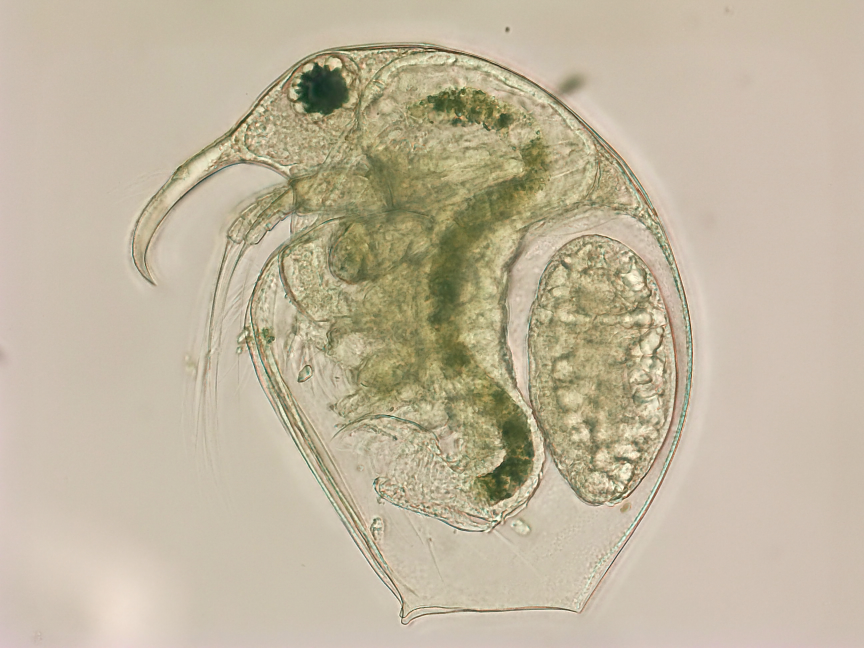
#> input picture images/Bosmina longirostris 1.jpg, 2592 x 1944 px (shown at 1/3 size); its folder holds 4 pictures in this run
$ python analysis.py
#> lines starting #> are read from the running program, lines starting #| are printed output that depends on the picture
"""SIFT matching for Bosmina images. Exported from plankton_sift.ipynb."""

# 1. Импорты и параметры эксперимента


from itertools import combinations
from pathlib import Path
import json

import cv2
import matplotlib.pyplot as plt
import numpy as np
import pandas as pd
from IPython.display import display

# Запускайте ноутбук из корня репозитория (рядом с папкой images/).
PROJECT_DIR = Path.cwd()
IMAGE_DIR = PROJECT_DIR / "images"
RESULTS_DIR = PROJECT_DIR / "results"
RESULTS_DIR.mkdir(exist_ok=True)

MAX_IMAGE_SIDE = 1400
SIFT_FEATURE_LIMIT = 3000
CONTRAST_THRESHOLD = 0.025
EDGE_THRESHOLD = 12
SIFT_SIGMA = 1.6
LOWE_RATIO = 0.75
RANSAC_THRESHOLD_PX = 5.0
MAX_DISPLAY_POINTS = 30

cv2.setRNGSeed(42)
plt.rcParams["font.family"] = "DejaVu Sans"


# 2. Загрузка и подготовка изображений


image_paths = sorted(IMAGE_DIR.glob("*.jpg"))
if len(image_paths) < 2:
    raise FileNotFoundError(
        f"В {IMAGE_DIR} должно быть минимум два JPG-изображения. "
        "Запустите ноутбук из корня проекта."
    )

images_bgr = []
images_gray = []
original_sizes = []
scales = []

for image_path in image_paths:
    image = cv2.imread(str(image_path))
#> image is the input picture: shape (1944, 2592, 3); mean B, G, R 159.2, 182.3, 193.3
    if image is None:
        raise ValueError(f"Не удалось прочитать изображение: {image_path}")

    height, width = image.shape[:2]
#> height = 1944; width = 2592
    scale = min(1.0, MAX_IMAGE_SIDE / max(height, width))
#> scale = 0.54
    resized_width = round(width * scale)
#> resized_width = 1400
    resized_height = round(height * scale)
#> resized_height = 1050

    if scale < 1.0:
        image = cv2.resize(
            image,
            (resized_width, resized_height),
            interpolation=cv2.INTER_AREA,
        )
#> image: shape (1050, 1400, 3)
#> pass 3 of the loop `for image_path in image_paths:`:
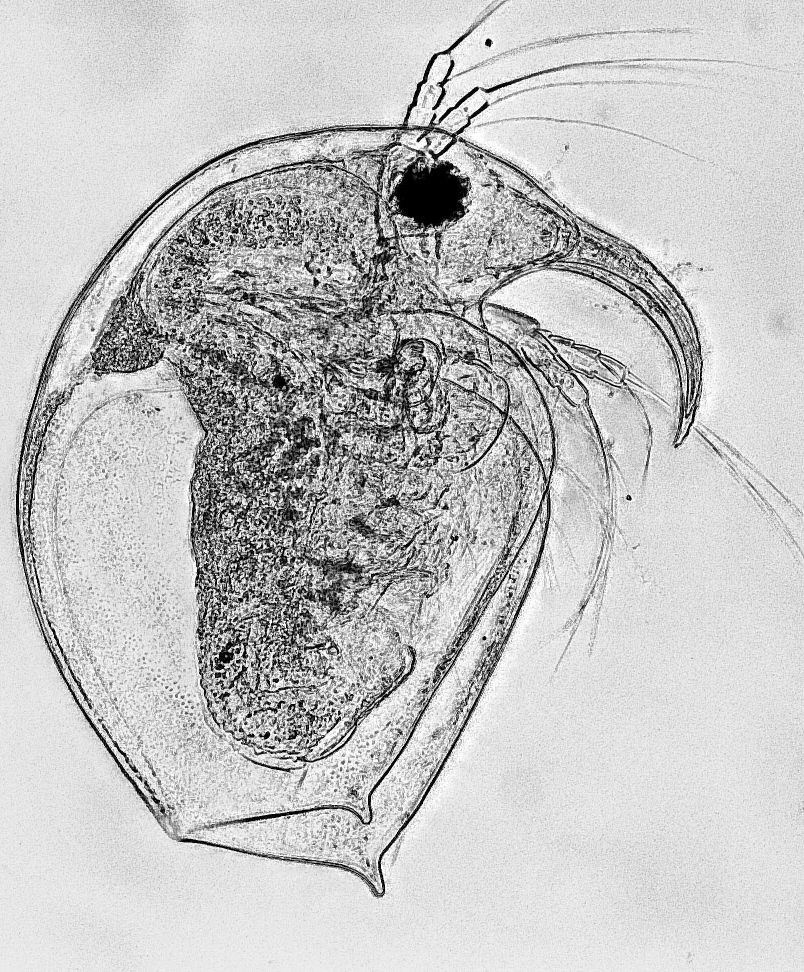
#> input picture images/Bosmina longirostris 3.jpg, 1608 x 1944 px (shown at 1/2 size)
#> image is the input picture: shape (1944, 1608, 3); min 0, max 255, mean 195.4
#> `image = cv2.resize( image, (resized_width, resized_height), interpolat..`:
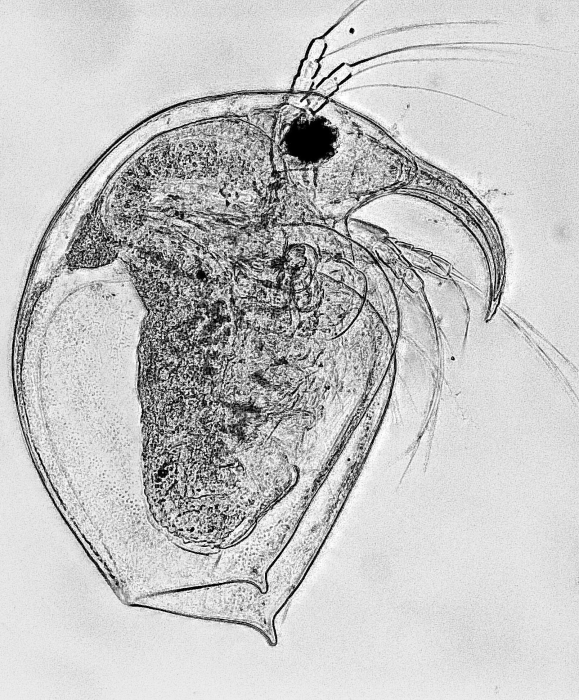
#> image: shape (1400, 1158, 3) (shown at 1/2 size); min 0, max 255, mean 195.4
#> the loop made 4 passes; the first 3 are shown

    images_bgr.append(image)
    images_gray.append(cv2.cvtColor(image, cv2.COLOR_BGR2GRAY))
    original_sizes.append((width, height))
    scales.append(scale)

image_info = pd.DataFrame(
    {
        "Изображение": [path.name for path in image_paths],
        "Исходный размер": [f"{w} × {h}" for w, h in original_sizes],
        "После обработки": [
            f"{image.shape[1]} × {image.shape[0]}" for image in images_bgr
        ],
        "Масштаб": np.round(scales, 3),
    }
)
display(image_info)


def show_image_grid(images, titles, save_to=None, points=None):
    """Показывает шесть изображений и, если есть, одинаково нумерует точки."""
    columns = 3
    rows = int(np.ceil(len(images) / columns))
    fig, axes = plt.subplots(rows, columns, figsize=(16, 5.2 * rows))
    axes = np.array(axes).reshape(-1)

    for image_index, (image, title) in enumerate(zip(images, titles)):
        axis = axes[image_index]
        rgb_image = cv2.cvtColor(image, cv2.COLOR_BGR2RGB)
        axis.imshow(rgb_image)
        axis.set_title(title, fontsize=12)
        axis.axis("off")

        if points is not None:
            for label, x, y in points[image_index]:
                axis.scatter(x, y, s=80, c="red", edgecolors="white")
                axis.text(x + 8, y - 8, str(label), color="red", fontsize=11,
                          weight="bold", path_effects=[])

    for axis in axes[len(images):]:
        axis.axis("off")

    fig.tight_layout()
    if save_to is not None:
        fig.savefig(save_to, dpi=135, bbox_inches="tight")
    plt.show()


image_titles = [f"Снимок {index}: {path.name}" for index, path in enumerate(image_paths, 1)]
show_image_grid(images_bgr, image_titles, RESULTS_DIR / "originals.jpg")
#> (the call stopped at in show_image_grid, `fig, axes = plt.subplots(rows, columns, figsize=(16, 5.2 * rows))`: IPython is not available in this run)


# 3. Детектор SIFT и его параметры


sift = cv2.SIFT_create(
    nfeatures=SIFT_FEATURE_LIMIT,
    contrastThreshold=CONTRAST_THRESHOLD,
    edgeThreshold=EDGE_THRESHOLD,
    sigma=SIFT_SIGMA,
)

keypoints = []
descriptors = []

for gray_image in images_gray:
    image_keypoints, image_descriptors = sift.detectAndCompute(gray_image, None)
    if image_descriptors is None:
        raise RuntimeError("SIFT не нашёл дескрипторы на одном из изображений")

    keypoints.append(image_keypoints)
    descriptors.append(image_descriptors)

keypoints_table = pd.DataFrame(
    {
        "Снимок": range(1, len(image_paths) + 1),
        "Число ключевых точек": [len(points) for points in keypoints],
        "Размерность дескриптора": [desc.shape[1] for desc in descriptors],
    }
)
display(keypoints_table)
print(f"Всего SIFT-точек: {sum(len(points) for points in keypoints):,}")


# На рисунке показываем только 100 самых выразительных SIFT-точек на снимок:
# рисовать все ~3000 точек затрудняет визуальную оценку.
keypoint_examples = []

for image, image_keypoints in zip(images_bgr, keypoints):
    strongest = sorted(
        image_keypoints,
        key=lambda point: point.response,
        reverse=True,
    )[:100]
    visualized = cv2.drawKeypoints(
        image,
        strongest,
        None,
        flags=cv2.DRAW_MATCHES_FLAGS_DRAW_RICH_KEYPOINTS,
    )
    keypoint_examples.append(visualized)
#> this loop made 4 passes
#> pass 2, `visualized = cv2.drawKeypoints( image, strongest, None, flags=cv2.DRAW..`:
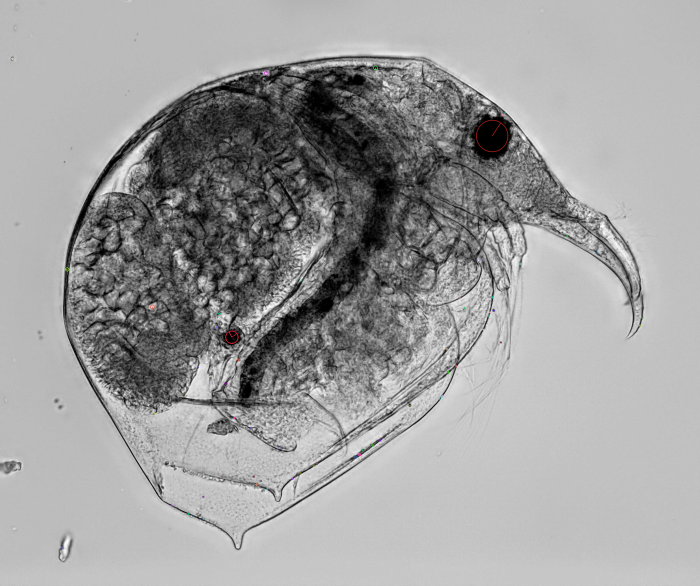
#> visualized: shape (1171, 1400, 3) (shown at 1/2 size); mean B, G, R 159.1, 159.1, 159.2
#> pass 3, `visualized = cv2.drawKeypoints( image, strongest, None, flags=cv2.DRAW..`:
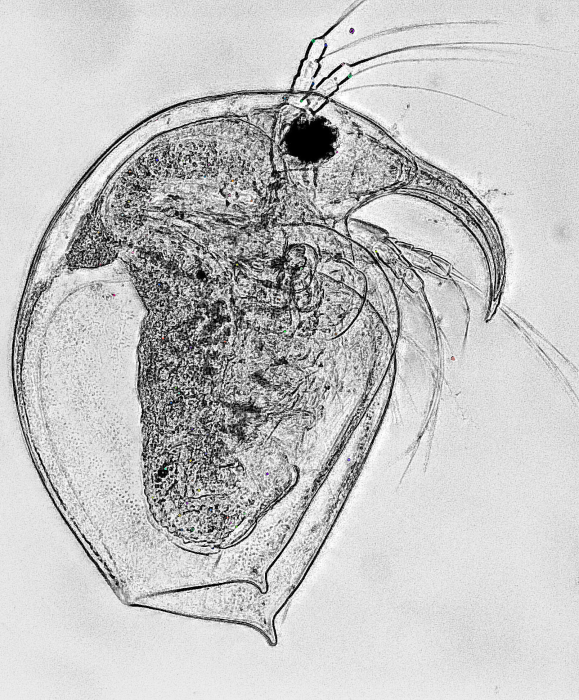
#> visualized: shape (1400, 1158, 3) (shown at 1/2 size); mean B, G, R 195.5, 195.5, 195.5

show_image_grid(
    keypoint_examples,
    [f"Снимок {number}: топ-100 SIFT" for number in range(1, len(image_paths) + 1)],
    RESULTS_DIR / "sift_keypoints.jpg",
)
#> (the call stopped at in show_image_grid, `fig, axes = plt.subplots(rows, columns, figsize=(16, 5.2 * rows))`: IPython is not available in this run)


# 4. Попарное сопоставление дескрипторов


matcher = cv2.BFMatcher(cv2.NORM_L2)


def filter_lowe_ratio(knn_matches, threshold=LOWE_RATIO):
    """Возвращает словарь {индекс исходной точки: лучший match}."""
    accepted = {}

    for neighbors in knn_matches:
        if len(neighbors) < 2:
            continue

        nearest, second_nearest = neighbors
        if nearest.distance < threshold * second_nearest.distance:
            accepted[nearest.queryIdx] = nearest

    return accepted


def geometric_inliers(matches, points_a, points_b):
    """Оставляет RANSAC-инлайеры при наличии >= 4 согласованных точек."""
    if len(matches) < 4:
        return []

    coordinates_a = np.float32([points_a[m.queryIdx].pt for m in matches])
    coordinates_b = np.float32([points_b[m.trainIdx].pt for m in matches])

    transform, inlier_mask = cv2.estimateAffinePartial2D(
        coordinates_a,
        coordinates_b,
        method=cv2.RANSAC,
        ransacReprojThreshold=RANSAC_THRESHOLD_PX,
        maxIters=3000,
        confidence=0.995,
    )

    if transform is None or inlier_mask is None:
        return []

    inliers = [
        match for match, accepted in zip(matches, inlier_mask.ravel())
        if accepted
    ]
    return inliers if len(inliers) >= 4 else []


pairwise_results = {}
summary_rows = []

for index_a, index_b in combinations(range(len(image_paths)), 2):
    forward_neighbors = matcher.knnMatch(
        descriptors[index_a], descriptors[index_b], k=2
    )
    backward_neighbors = matcher.knnMatch(
        descriptors[index_b], descriptors[index_a], k=2
    )

    forward = filter_lowe_ratio(forward_neighbors)
    backward = filter_lowe_ratio(backward_neighbors)

    mutual_matches = [
        match
        for match in forward.values()
        if match.trainIdx in backward
        and backward[match.trainIdx].trainIdx == match.queryIdx
    ]

    inlier_matches = geometric_inliers(
        mutual_matches,
        keypoints[index_a],
        keypoints[index_b],
    )

    pairwise_results[(index_a, index_b)] = {
        "mutual": mutual_matches,
        "inliers": inlier_matches,
    }
    summary_rows.append(
        {
            "Снимок A": index_a + 1,
            "Снимок B": index_b + 1,
            "После ratio test": len(forward),
            "Взаимные": len(mutual_matches),
            "После RANSAC": len(inlier_matches),
        }
    )

pair_table = pd.DataFrame(summary_rows)
display(pair_table)


steps = ["После ratio test", "Взаимные", "После RANSAC"]
counts = pair_table[steps].sum()

#> (the run stopped early here; a loop or call above may not have finished)
